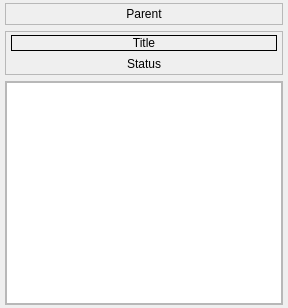
<?xml version="1.0" encoding="UTF-8"?>
<ui version="4.0">
 <class>LeafNode</class>
 <widget class="QWidget" name="LeafNode">
  <property name="geometry">
   <rect>
    <x>0</x>
    <y>0</y>
    <width>288</width>
    <height>308</height>
   </rect>
  </property>
  <property name="sizePolicy">
   <sizepolicy hsizetype="Fixed" vsizetype="Fixed">
    <horstretch>0</horstretch>
    <verstretch>0</verstretch>
   </sizepolicy>
  </property>
  <property name="windowTitle">
   <string>Leaf</string>
  </property>
  <layout class="QVBoxLayout" name="verticalLayout_2">
   <property name="leftMargin">
    <number>5</number>
   </property>
   <property name="topMargin">
    <number>3</number>
   </property>
   <property name="rightMargin">
    <number>5</number>
   </property>
   <property name="bottomMargin">
    <number>3</number>
   </property>
   <item>
    <widget class="QFrame" name="FrameParent">
     <property name="frameShape">
      <enum>QFrame::Shape::StyledPanel</enum>
     </property>
     <property name="frameShadow">
      <enum>QFrame::Shadow::Raised</enum>
     </property>
     <layout class="QVBoxLayout" name="verticalLayout_3">
      <property name="leftMargin">
       <number>5</number>
      </property>
      <property name="topMargin">
       <number>3</number>
      </property>
      <property name="rightMargin">
       <number>5</number>
      </property>
      <property name="bottomMargin">
       <number>3</number>
      </property>
      <item>
       <widget class="QLabel" name="ParentConnection">
        <property name="text">
         <string>Parent</string>
        </property>
        <property name="alignment">
         <set>Qt::AlignmentFlag::AlignCenter</set>
        </property>
       </widget>
      </item>
     </layout>
    </widget>
   </item>
   <item>
    <widget class="QFrame" name="FrameStatus">
     <property name="frameShape">
      <enum>QFrame::Shape::StyledPanel</enum>
     </property>
     <property name="frameShadow">
      <enum>QFrame::Shadow::Raised</enum>
     </property>
     <layout class="QVBoxLayout" name="verticalLayout">
      <property name="leftMargin">
       <number>5</number>
      </property>
      <property name="topMargin">
       <number>3</number>
      </property>
      <property name="rightMargin">
       <number>5</number>
      </property>
      <property name="bottomMargin">
       <number>3</number>
      </property>
      <item>
       <widget class="QLabel" name="Title">
        <property name="frameShape">
         <enum>QFrame::Shape::Box</enum>
        </property>
        <property name="text">
         <string>Title</string>
        </property>
        <property name="alignment">
         <set>Qt::AlignmentFlag::AlignCenter</set>
        </property>
       </widget>
      </item>
      <item>
       <widget class="QLabel" name="Status">
        <property name="text">
         <string>Status</string>
        </property>
        <property name="alignment">
         <set>Qt::AlignmentFlag::AlignCenter</set>
        </property>
       </widget>
      </item>
     </layout>
    </widget>
   </item>
   <item>
    <widget class="QFrame" name="FrameFields">
     <property name="frameShape">
      <enum>QFrame::Shape::StyledPanel</enum>
     </property>
     <property name="frameShadow">
      <enum>QFrame::Shadow::Raised</enum>
     </property>
     <layout class="QVBoxLayout" name="verticalLayout_4">
      <property name="leftMargin">
       <number>0</number>
      </property>
      <property name="topMargin">
       <number>0</number>
      </property>
      <property name="rightMargin">
       <number>0</number>
      </property>
      <property name="bottomMargin">
       <number>0</number>
      </property>
      <item>
       <widget class="QListView" name="Fields"/>
      </item>
     </layout>
    </widget>
   </item>
  </layout>
 </widget>
 <resources/>
 <connections/>
</ui>
